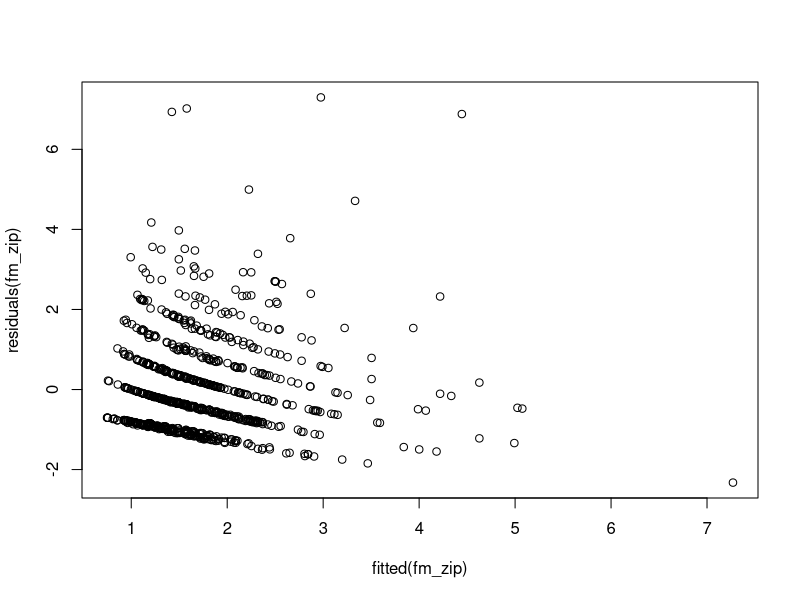

This chart was generated by the following R code:
library(pscl)


### Name: predict.zeroinfl
### Title: Methods for zeroinfl Objects
### Aliases: predict.zeroinfl residuals.zeroinfl terms.zeroinfl
###   model.matrix.zeroinfl coef.zeroinfl vcov.zeroinfl summary.zeroinfl
###   print.summary.zeroinfl logLik.zeroinfl fitted.zeroinfl
###   predprob.zeroinfl extractAIC.zeroinfl
### Keywords: regression

### ** Examples

data("bioChemists", package = "pscl")

fm_zip <- zeroinfl(art ~ ., data = bioChemists)
plot(residuals(fm_zip) ~ fitted(fm_zip))

coef(fm_zip)
coef(fm_zip, model = "count")

summary(fm_zip)
logLik(fm_zip)
